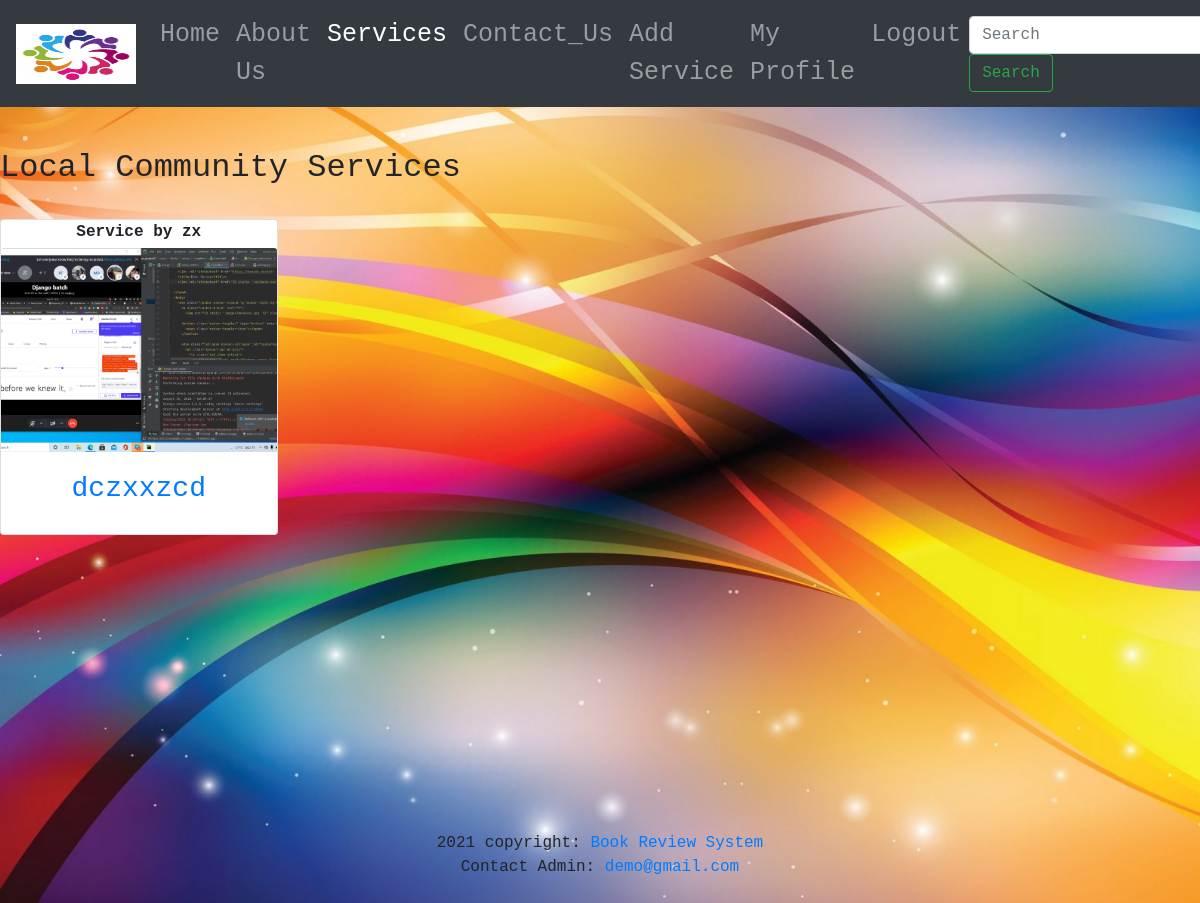
/serviceHome (signed in), run on the app's committed database.
### app/models.py (models this page shows, shortened)
class Post(models.Model):
    sno = models.AutoField(primary_key=True)
    name = models.CharField(max_length=255)
    provider = models.CharField(max_length=100)
    provider_contact=models.CharField(validators=[phone_regex],max_length=14,blank=True,default='+91-')
    slug = models.CharField(max_length=130)
    timeStamp = models.DateTimeField(blank=True,default=now)
    price = models.IntegerField(help_text="Price")
    cover = models.ImageField(null=True, blank=True, upload_to="cover_image/")

### app/views.py (the view)
# urls.py: path('serviceHome', views.serviceHome, name="serviceHome"),
@login_required()
def serviceHome(request):
    allPosts= Post.objects.all()
    context={'allPosts': allPosts}
    return render(request, "serviceHome.html", context)

### app/templates/serviceHome.html (shortened to what this page needs)
{% extends 'base1.html' %}
{% block serviceactive %} active {% endblock serviceactive %}
{% block content %}
    <h2>Local Community Services</h2>
    <div class="row">
        <br>
        {% for post in allPosts  %}
        <div class="col-md-3">
                    <br>
            <div class="card mb-3" >
                <strong class="d-inline-block mb-1 text-center "> Service by {{post.provider}} </strong>
                <img class="card-img-top" {% if post.cover %}
                            <img src="{{ post.cover.url }}"  alt="Card image"  {% else %} <img src="static/images/user12.jpg" alt="user"{% endif %} style="width: 100%; height: 17vw; object-fit: cover; ">
                <a href="{{post.slug}}" role="button" ><h3 class="card-body text-center">{{post.name| truncatechars:20}}</h3></a>
            </div>
        </div>
        {% endfor %}
        <br>
    </div>
<br>
 {% endblock %}

### app/static/css/main.css (style rules this page uses)
body { font-family: monospace; background-color: #e6efe8; }
h1,h2,h3,h4,h5,h6 { font-color: blue; }
.card-img-top { width: 100%; height: 15vw; object-fit: cover; }

### data on the page
Post: provider "zx", cover (picture), name "dczxxzcd"
